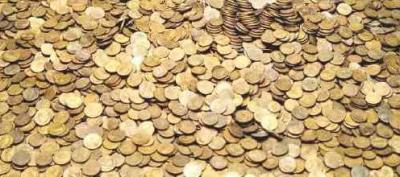
//> input picture argent.jpg, 400 x 177 px, given in place of hut.jpg, which was not available
$ ./application1   (built with g++ and OpenCV 4)
//> lines starting //> are read from the running program, lines starting //| are printed output that depends on the picture; pictures that were not available may be replaced by others from this repository, and a replacement may not be noted
#include <opencv2/highgui/highgui.hpp>
#include "opencv2/imgproc/imgproc.hpp"
#include <iostream>
#include <fstream>

#include "../maxflow/graph.h"

using namespace std;
using namespace cv;

//fonction produisant le gradient de I, le gradient selon x et le gradient selon y
void gradient(Mat& I, Mat& out, Mat& outx, Mat& outy)
{
       	Mat NB;
        cvtColor(I, NB, CV_BGR2GRAY);
        int m = NB.rows, n = NB.cols;
        Mat Ix(m, n, CV_32F), Iy(m, n, CV_32F);
        for (int i = 0; i<m; i++) {
            for (int j = 0; j<n; j++){
               	float ix, iy;
                if (i == 0 || i == m - 1)
                   	iy = 0;
                else
                   	iy = (float(NB.at<uchar>(i + 1, j)) - float(NB.at<uchar>(i-1,j)))/2;
               	if (j == 0 || j == n - 1)
                   	ix = 0;
               	else
			ix=(float(NB.at<uchar>(i,j+1))-float(NB.at<uchar>(i,j-1)))/2;
		Ix.at<float>(i,j)=ix;
		Iy.at<float>(i,j)=iy;
     		out.at<float>(i, j) = sqrt(ix*ix + iy*iy);
     		}
  	}
	outx=Ix;
	outy=Iy;
}


//norme d'un vecteur (x,y)
// [170 lines left out: functions norme, norme_dist, dist, cost, cost2, find_couture and 2 more, not called in this run]


int main(){

	//lecture des images d'origine
	Mat I1=imread("../../hut.jpg");
//> I1 is the input picture: 177 rows x 400 cols, CV_8UC3; mean B, G, R 113, 160.1, 189.1
	Mat I2=imread("../../mountain.jpg");
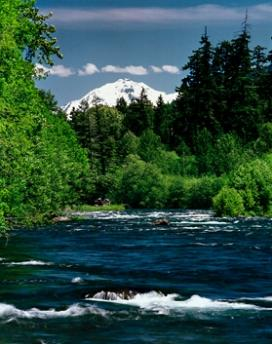
//> input picture mountain.jpg, 272 x 344 px
//> I2 is the input picture: 344 rows x 272 cols, CV_8UC3; mean B, G, R 66.1, 76.7, 44.4

	imshow("I1",I1);
	imshow("I2",I2);

	waitKey();

	//si les images n'ont pas la même hauteur
	const int DIFF=I1.rows-I2.rows;
//> DIFF = -167

	int largeur=min(I1.cols,I2.cols);
//> largeur = 272
	int hauteur=max(I1.rows,I2.rows);
//> hauteur = 344

	//Creation d'images de meme taille
	Mat I1bis(hauteur,largeur,CV_8UC3);
	Mat I2bis(hauteur,largeur,CV_8UC3);

	for (int i=0; i<hauteur; i++)
	{
		for(int j=0; j<largeur; j++)
		{
			if (i<I1.rows && j<I1.cols)
			{
				I1bis.at<Vec3b>(i-DIFF,j)=I1.at<Vec3b>(i,j);
			}
			else
			{
				I1bis.at<Vec3b>(i-I1.rows,j)=Vec3b(0,0,0);
			}
			if (i<I2.rows && j<I2.cols)
			{
				I2bis.at<Vec3b>(i,j)=I2.at<Vec3b>(i,j);
			}
			else
			{
				I2bis.at<Vec3b>(i,j)=Vec3b(0,0,0);
			}

		}
	}
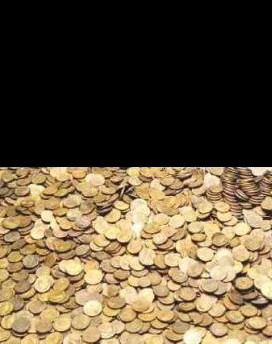
//> I1bis: 344 rows x 272 cols, CV_8UC3; mean B, G, R 59.8, 84.3, 99.4
	I1=I1bis;
	I2=I2bis;
	Mat Gx1(hauteur,largeur,CV_32F);
	Mat Gx2(hauteur,largeur,CV_32F);
	Mat Gy1(hauteur,largeur,CV_32F);
	Mat Gy2(hauteur,largeur,CV_32F);
	Mat G1(hauteur,largeur,CV_32F);
	Mat G2(hauteur,largeur,CV_32F);
	gradient(I1,G1,Gx1,Gy1);
//> after the loop in gradient, `for (int i = 0; i<m; i++)`:
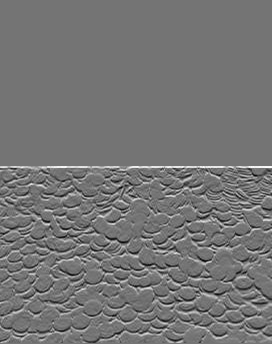
//> Iy: 344 rows x 272 cols, CV_32FC1; min -103.5, max 122.5, mean 0.6; drawn with min black and max white
	gradient(I2,G2,Gx2,Gy2);
//> in gradient (call 2), `cvtColor(I, NB, CV_BGR2GRAY);`:
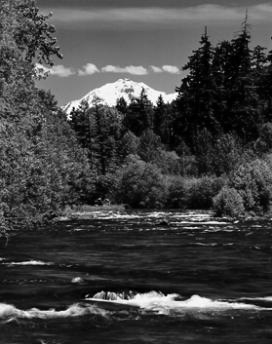
//> NB: 344 rows x 272 cols, CV_8UC1; min 0, max 255, mean 65.8
//> after the loop in gradient (call 2), `for (int i = 0; i<m; i++)`:
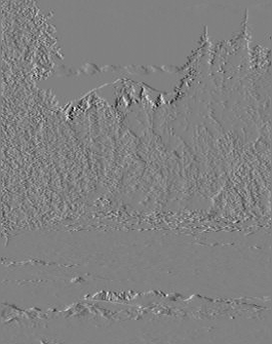
//> Ix: 344 rows x 272 cols, CV_32FC1; min -126, max 123.5, mean -0.1; drawn with min black and max white
//> after the loop in gradient (call 2), `for (int i = 0; i<m; i++)`:
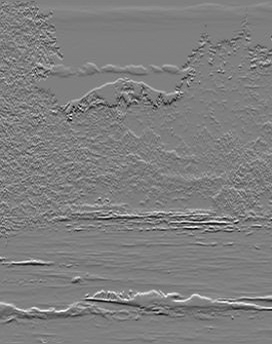
//> Iy: 344 rows x 272 cols, CV_32FC1; min -114.5, max 115, mean -0.1; drawn with min black and max white
//> after the loop in gradient (call 2), `for (int i = 0; i<m; i++)`:
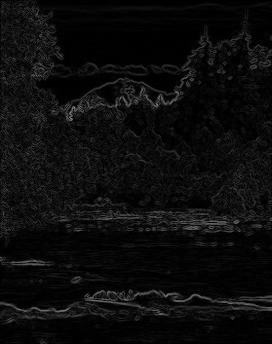
//> out: 344 rows x 272 cols, CV_32FC1; min 0, max 131.1, mean 12.7

	//matrice contenant la couture
	Mat seam(hauteur,largeur, CV_8U);
	for (int i=0; i<hauteur; i++)
	{
		for (int j=0; j<largeur; j++)
		{
			seam.at<uchar>(i,j)=0;
		}
	}
//> seam: 344 rows x 272 cols, CV_8UC1; every value is 0

	//bandes haute et basse de l'image qui restent figées dans l'image finale
	int hbas=60;
	int hhaut=30;
	hhaut=hhaut-DIFF;
//> hhaut = 197
	imshow("I1",I1);
	imshow("I2",I2);
	waitKey();

	int taille=hauteur-1-hhaut-hbas+2;
//> taille = 88

	//constante représentant l'infini
	const int MAX_INT=10000;

	//creation du graphe de flot
//> (the run ends here: the program needs code that is not available in this run, at `Graph<double,double,double> g(largeur*taille,4*taille*largeur);`)
